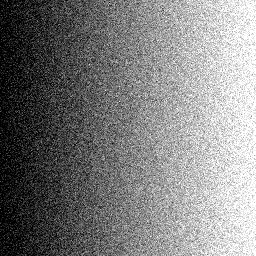
#> input picture visual_work/3.11/3.11_testImage/soft_test.jpg, 256 x 256 px, found by its file name
$ python 3.11_filter.py   (older library calls are emulated)
#> lines starting #> are read from the running program, lines starting #| are printed output that depends on the picture
#!/usr/bin/env python
# -*- coding:utf-8 -*-
"""
@author: YangFei
@time: 2024/11/14 20:15
@file: 3.20_testImage.11.py
@email: ccc420513@gmail.com
"""

import os
import cv2
import numpy as np

# 读取图像
image_paths=['../3.11_testImage/soft_test.jpg','../3.11_testImage/sharpened_test.jpg','../3.11_testImage/nonLinear_test.jpg']
images=[]
image_names=[]
for img_path in image_paths:
    image = cv2.imread(img_path)
#> image is the input picture: shape (256, 256, 3); min 0, max 255, mean 127
    image_name=os.path.splitext(os.path.basename(img_path))[0]
    images.append(image)
    image_names.append(image_name)


def soft_filter(image):
    #软化滤波器
    '''
    用于减少图像中的噪声或细节
    下面将实现一个基于加权平均的软化滤波器。
    '''
    soft_kernel=np.array([
                        [1, 2, 1],
                        [2, 4, 2],
                        [1, 2, 1]])
    softened_image = cv2.filter2D(image, -1, soft_kernel)  # 应用滤波器
    soft_image = np.clip(softened_image, 0, 255).astype(np.uint8)  # 确保像素值在0-255之间
    return soft_image

def sharpened_filter(image):
    # 锐化滤波器
    '''
    图像边缘信息主要集中在其高频部分，噪声所在的频段主要在高频段
    原始图像在平滑处理之后，会出现图像边缘和图像轮廓模糊的情况
    图像锐化处理的目的是为了使图像的边缘、轮廓线以及图像的细节变得清晰，
    '''
    sharpened_kernel = np.array([
                        [1, 1, 1],
                        [1, -7, 1],
                        [1, 1, 1]])
    sharpened_image = cv2.filter2D(image, -1, sharpened_kernel)
    sharpened_image = np.clip(sharpened_image, 0, 255).astype(np.uint8)  # 确保值在0-255之间
    return sharpened_image

def nonlinear_diffusion_filter(image):
    num_iteration=30
    diffusion_strength=15
    step=0.25
    image = image.astype(np.float32)
    for _ in range(num_iteration):
        # 计算图像的梯度（使用Sobel算子）
        grad_x = cv2.Sobel(image, cv2.CV_32F, 1, 0, ksize=3)
        grad_y = cv2.Sobel(image, cv2.CV_32F, 0, 1, ksize=3)

        # 计算梯度的幅值
        grad_magnitude = np.sqrt(grad_x ** 2 + grad_y ** 2)

        #扩散函数
        diffusion_function= 1/ (1 + (grad_magnitude / diffusion_strength) ** 2)

        #计算梯度方向扩散
        div_x = cv2.Sobel(diffusion_function * grad_x, cv2.CV_32F, 1, 0, ksize=3)
        div_y = cv2.Sobel(diffusion_function * grad_y, cv2.CV_32F, 0, 1, ksize=3)
        image=image+step*(div_x+div_y)
        image= np.clip(image, 0, 255)
    return image
process_function=[soft_filter,sharpened_filter,nonlinear_diffusion_filter]
process=['软化','锐化','非线性扩散']
if len(images)==3:
    for i,(img,img_name,func,process) in enumerate(zip(images,image_names,process_function,process)):
        process_image = func(img)
        cv2.imwrite(f'../../3.11/3.11_processedImage/{img_name}_after_process.jpg', process_image)  # 保存锐化图像
        print(f"{process}图像已保存。")
#> this loop made 3 passes
#> (img_name, process) on pass 1: ('soft_test', '软化')
#> (img_name, process) on pass 2: ('sharpened_test', '锐化')
#| 软化图像已保存。
#| 锐化图像已保存。
#| 非线性扩散图像已保存。
#> pass 1, in soft_filter, `softened_image = cv2.filter2D(image, -1, soft_kernel)`:
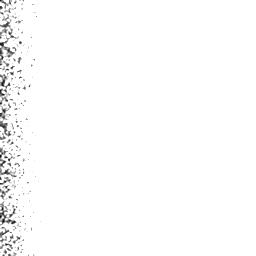
#> softened_image: shape (256, 256, 3); min 0, max 255, mean 251.6
#> pass 2, in sharpened_filter, `sharpened_image = cv2.filter2D(image, -1, sharpened_kernel)`:
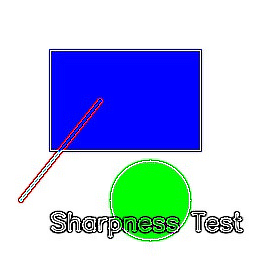
#> sharpened_image: shape (256, 256, 3); mean B, G, R 226.4, 187.8, 172.6
#> pass 3, in nonlinear_diffusion_filter, `image = image.astype(np.float32)`:
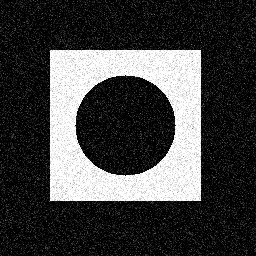
#> image: shape (256, 256, 3) float32; min 0, max 255, mean 64.8
#> pass 3, `process_image = func(img)`:
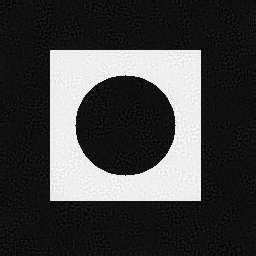
#> process_image: shape (256, 256, 3) float32; min 0, max 255, mean 66.6
else:
    print("图像读取失败，程序终止。")
